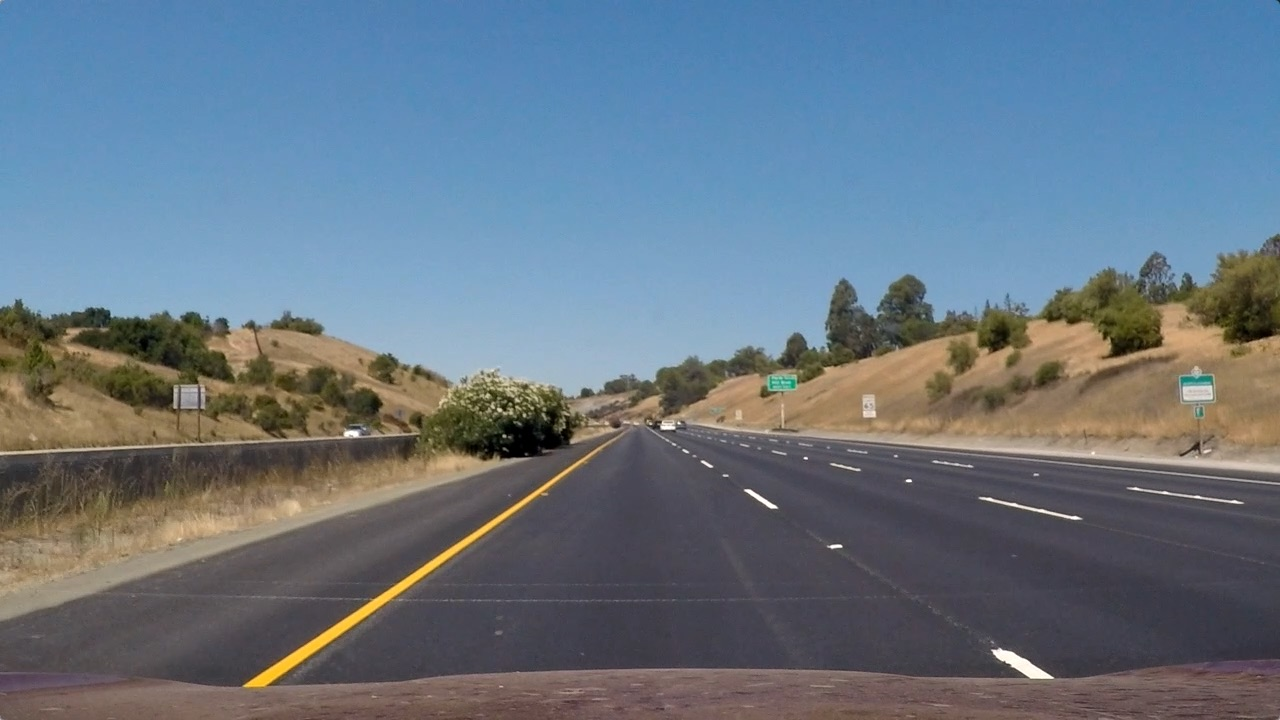
#> input picture Project_data/test_images/straight_lines1.jpg, 1280 x 720 px
$ python -i binaryThreshold.py   (imports and definitions only)   (older library calls are emulated)
#> lines starting #> are read from the running program, lines starting #| are printed output that depends on the picture; after the words box and inside, x2 and y2 are one past the last pixel; in counts of white or black regions, pixels touching at a corner belong together
from cv2 import bitwise_and
import numpy as np
import cv2

#Canny function to try to use it in Function 2
'''
  * @desc opens a modal window to display a message
  * @param $image - image that apply canny on it
  * @return canny
'''

def canny(image):
    #1 convert to gray scale
        # Using cv2.cvtColor() method
        # Using cv2.COLOR_RGB2GRAY color space
        # conversion code
    gray=cv2.cvtColor(image,cv2.COLOR_RGB2GRAY)

    #2 apply gaussian blur
        # Using cv2.GaussianBlur() method
        # Matrix Size of 5x5
        # conversion code
    blur=cv2.GaussianBlur(gray,(5,5),0)

    #3 apply the canny function to outline strong gradients
        # Image  : Input image to which Canny filter will be applied
        # T_lower: Lower threshold value in Hysteresis Thresholding
        # T_upper: Upper threshold value in Hysteresis Thresholding
    canny=cv2.Canny(blur,50,150)

    return canny


###Function 2: Process Binary Thresholded Images ###

def binary_thresholded(img):
    # Transform image to gray scale
        # Using cv2.cvtColor() method
        # Using cv2.COLOR_RGB2GRAY color space
        # conversion code
    gray_img =cv2.cvtColor(img, cv2.COLOR_BGR2GRAY)

    # Apply sobel (derivative) in x direction, this is usefull to detect lines that tend to be vertical
        # cv2.Sobel( (input) image. , An integer variable representing the depth of the imag,  x-derivative. , y-derivative )
    sobelx = cv2.Sobel(gray_img, cv2.CV_64F, 1, 0)
    abs_sobelx = np.absolute(sobelx)
    # Scale result to 0-255
    scaled_sobel = np.uint8(255*abs_sobelx/np.max(abs_sobelx))
    sx_binary = np.zeros_like(scaled_sobel)
    # Keep only derivative values that are in the margin of interest
    sx_binary[(scaled_sobel >= 30) & (scaled_sobel <= 255)] = 1

    # Detect pixels that are white in the grayscale image
    white_binary = np.zeros_like(gray_img)
    white_binary[(gray_img > 200) & (gray_img <= 255)] = 1


    # Convert image to HLS(HSL is pure white)
        # Using cv2.cvtColor() method
        # Using cv2.COLOR_BGR2HLS color space
        # conversion code
    hls = cv2.cvtColor(img, cv2.COLOR_BGR2HLS)
#> hls: shape (720, 1280, 3); mean of channels 0, 1, 2 72.8, 117, 67
    # Convert image to HSV (maximum value/brightness in HSV is analogous to shining a white light on a colored object)
        # Using cv2.cvtColor() method
        # Using cv2.COLOR_BGR2HSV color space
        # conversion code
    hsv = cv2.cvtColor(img, cv2.COLOR_BGR2HSV)
#> hsv: shape (720, 1280, 3); mean H, S, V 72.8, 85, 143.4

    H = hls[:,:,0]
    L=hls[:,:,1]
    S = hls[:,:,2]
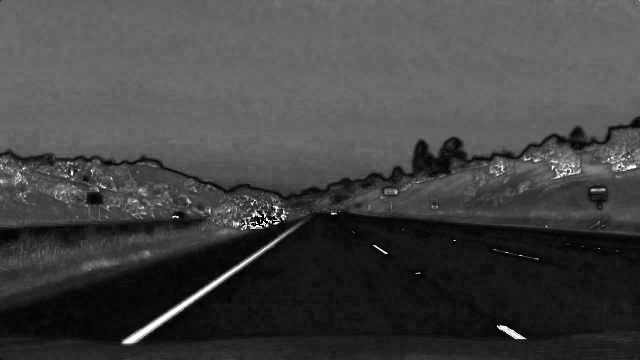
#> S: shape (720, 1280) (shown at 1/2 size); min 0, max 255, mean 67
    V=hsv[:,:,2]
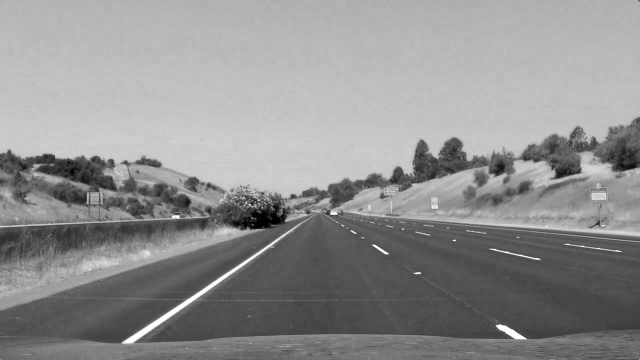
#> V: shape (720, 1280) (shown at 1/2 size); min 0, max 255, mean 143.4

    sat_binary = np.zeros_like(S)
    # Detect pixels that have a high saturation value
    sat_binary[(S > 90) & (S <= 255)] = 1

    hue_binary =  np.zeros_like(H)
    hue_binary[(H > 10)&(H<25)] = 1

    light_binary =  np.zeros_like(L)
    light_binary[(L>200)]=1

    v_binary=np.zeros_like(V)
    v_binary[(V>50)&(V<100)]=1


    # Try different combinations
    binary_1 = cv2.bitwise_or(sx_binary, white_binary)
    binary = cv2.bitwise_or(binary_1, sat_binary)
    binary2 = cv2.bitwise_or(binary, canny(img))
#> in canny, `canny=cv2.Canny(blur,50,150)`:
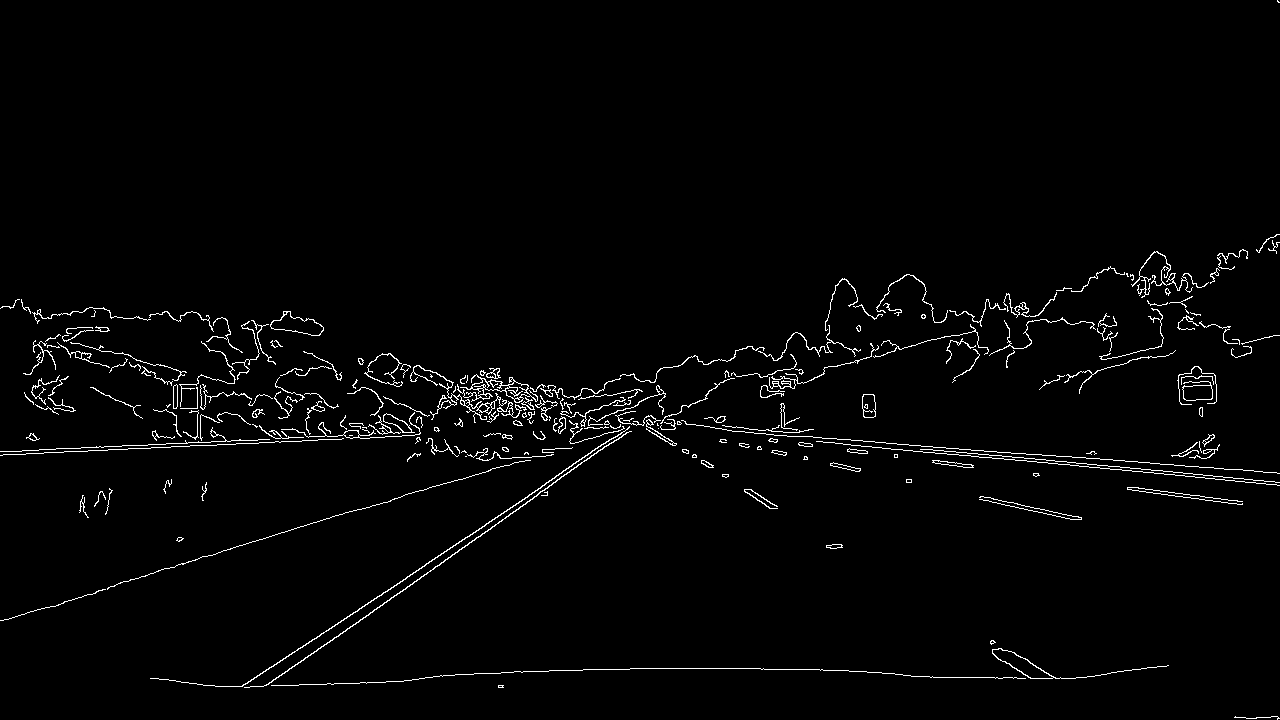
#> canny: shape (720, 1280); 2% white in thin lines or dots
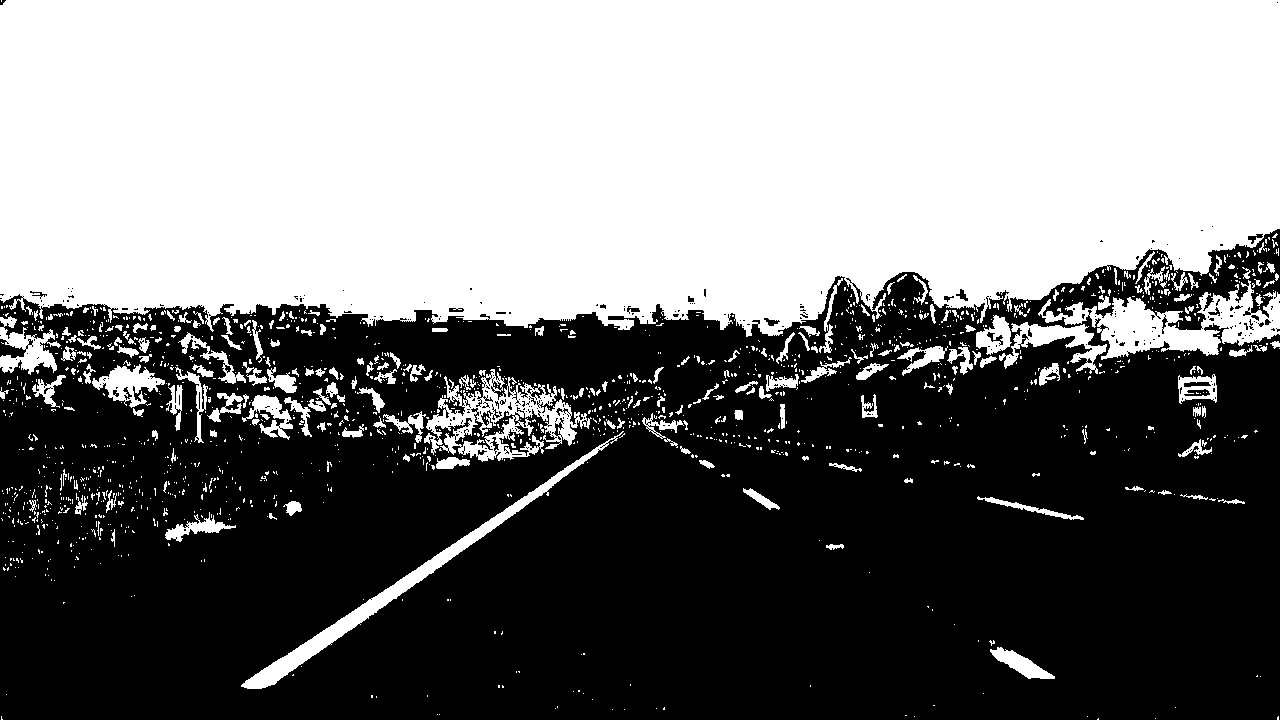
#> binary: shape (720, 1280); values 0 (black) and 1 (white), 47.3% white; 1500 white regions (1268 under 20 px), largest, box (x1, y1, x2, y2) and area: (0, 0, 1280, 337) 385978, (1038, 280, 1280, 360) 7529, (424, 369, 592, 462) 5725

    return binary

>>> import cv2
>>> picture = cv2.cvtColor(cv2.imread('Project_data/test_images/straight_lines1.jpg'), cv2.COLOR_BGR2RGB)
>>> result = binary_thresholded(picture)

$ run again, on Project_data/test_images/straight_lines2.jpg
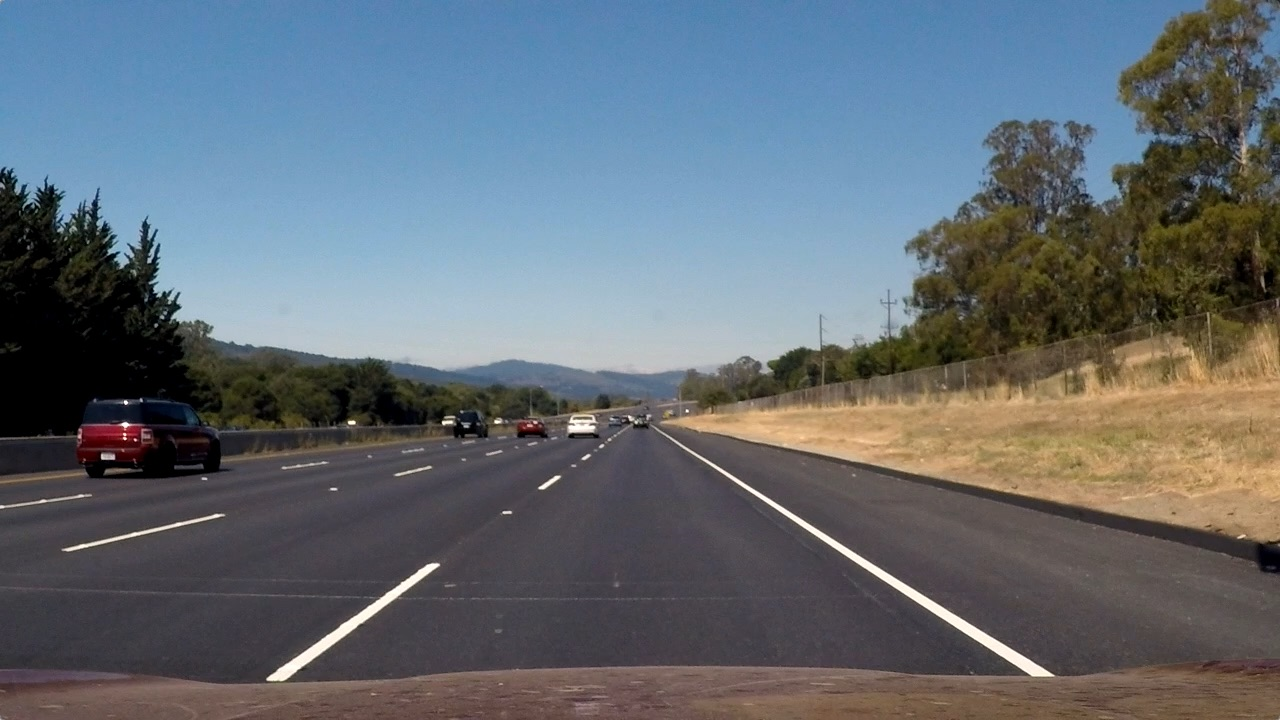
#> input picture Project_data/test_images/straight_lines2.jpg, 1280 x 720 px
#> hls: shape (720, 1280, 3); mean of channels 0, 1, 2 77.5, 107, 62.5
#> hsv: shape (720, 1280, 3); mean H, S, V 77.5, 75.9, 127.4
#> in canny, `canny=cv2.Canny(blur,50,150)`:
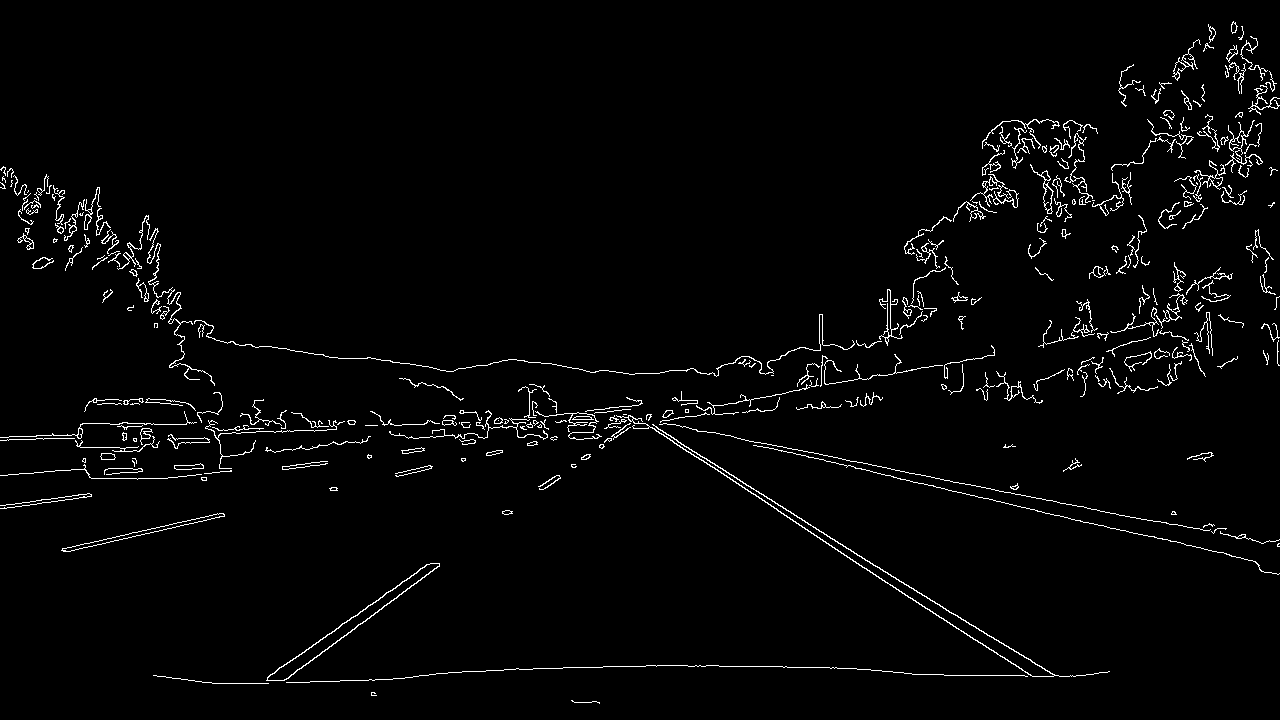
#> canny: shape (720, 1280); 2.4% white in thin lines or dots
#> in binary_thresholded, `binary2 = cv2.bitwise_or(binary, canny(img))`:
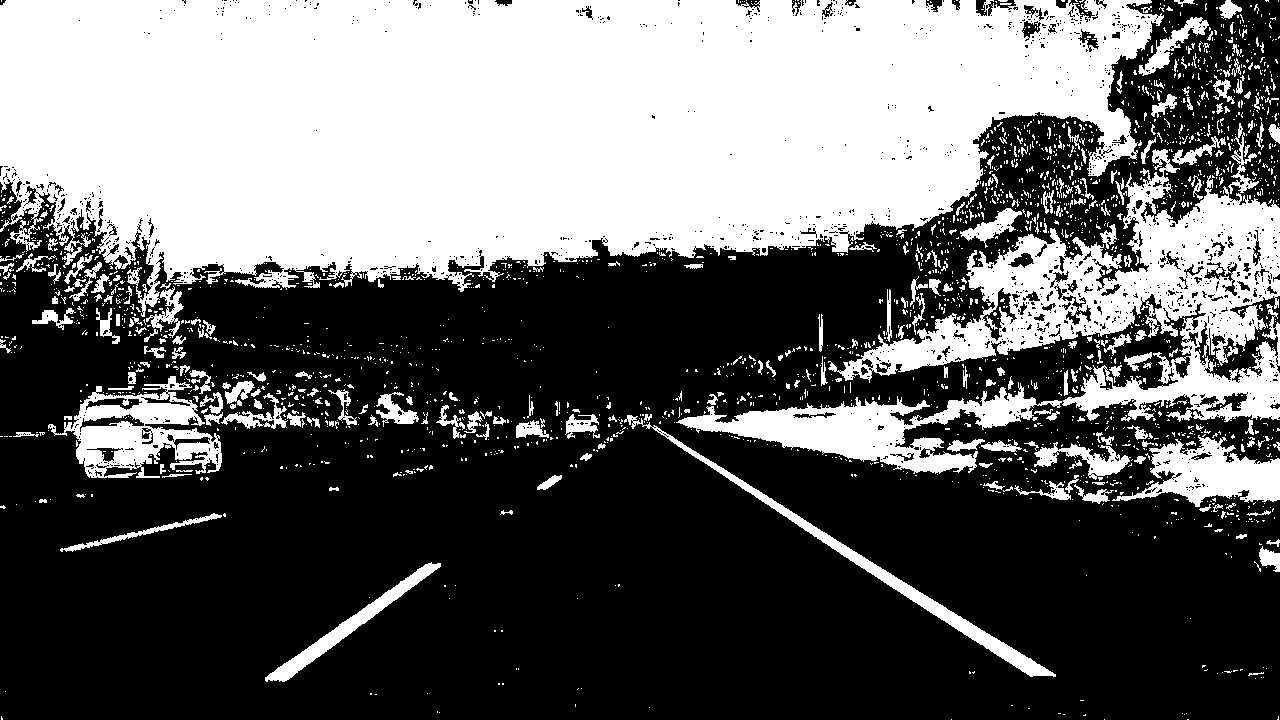
#> binary: shape (720, 1280); values 0 (black) and 1 (white), 40% white; 2310 white regions (2027 under 20 px), largest, box (x1, y1, x2, y2) and area: (0, 0, 1164, 317) 263223, (828, 149, 1280, 422) 40566, (676, 382, 1062, 474) 11888

$ run again, on Project_data/test_images/test1.jpg
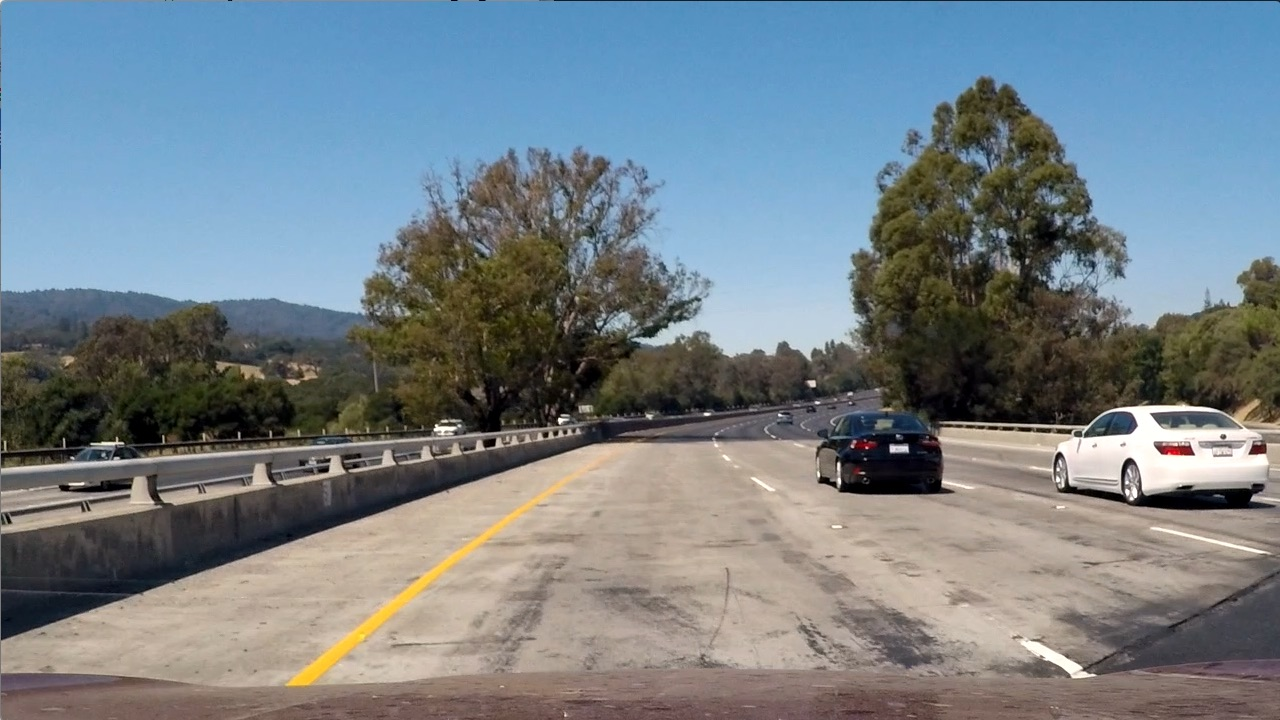
#> input picture Project_data/test_images/test1.jpg, 1280 x 720 px
#> hls: shape (720, 1280, 3); mean of channels 0, 1, 2 68.1, 126.7, 74.4
#> hsv: shape (720, 1280, 3); mean H, S, V 68.1, 78, 149.5
#> in canny, `canny=cv2.Canny(blur,50,150)`:
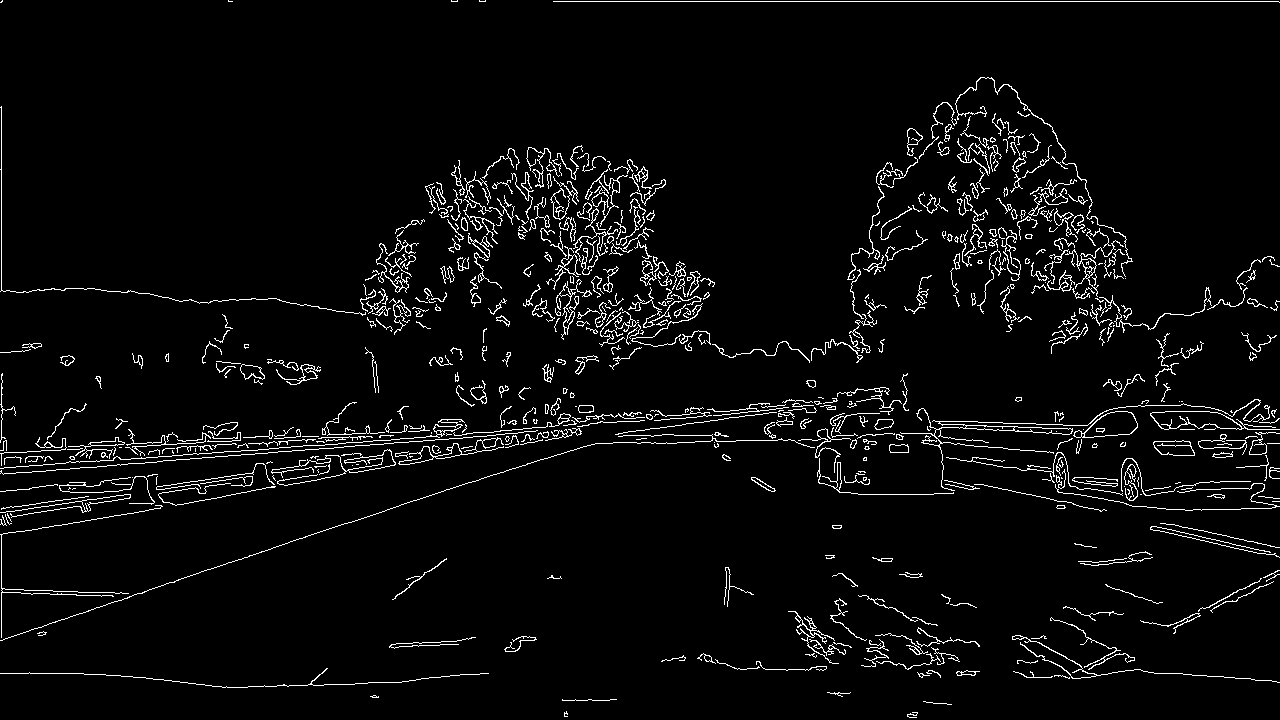
#> canny: shape (720, 1280); 4.1% white in thin lines or dots
#> in binary_thresholded, `binary2 = cv2.bitwise_or(binary, canny(img))`:
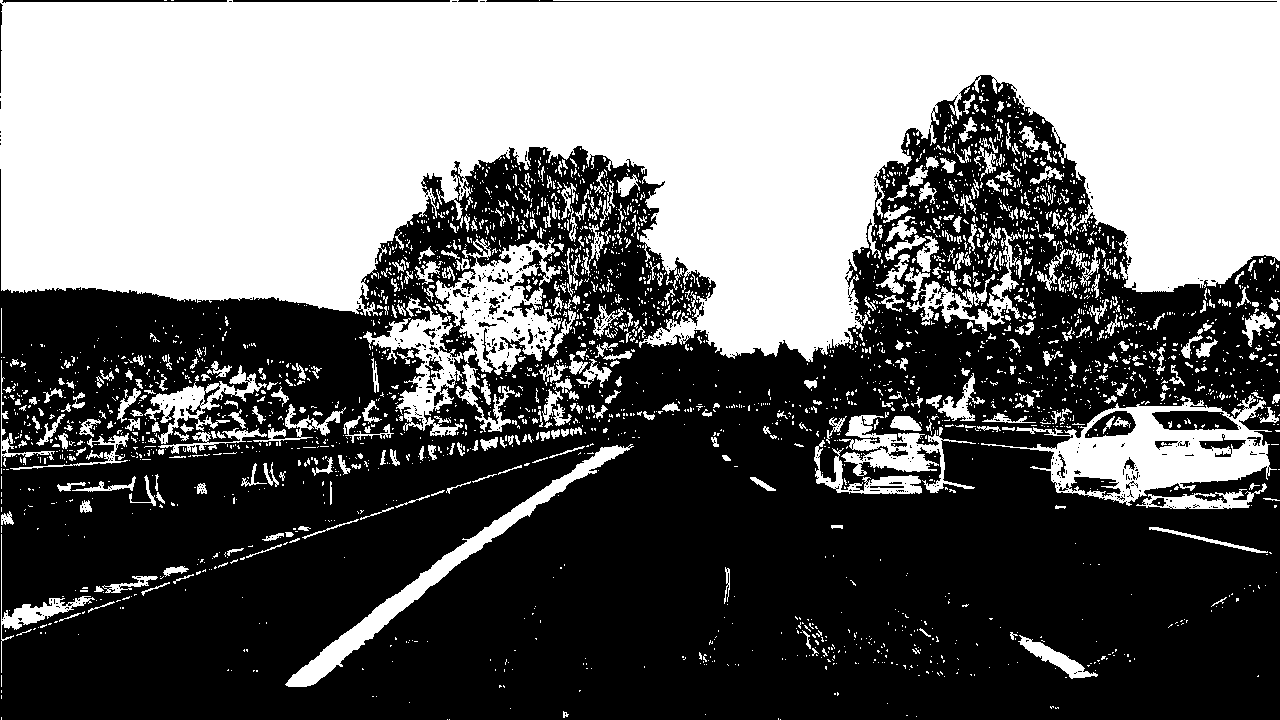
#> binary: shape (720, 1280); values 0 (black) and 1 (white), 43.2% white; 3054 white regions (2600 under 20 px), largest, box (x1, y1, x2, y2) and area: (0, 0, 1280, 362) 308760, (981, 395, 1277, 506) 12528, (435, 238, 563, 375) 8033
